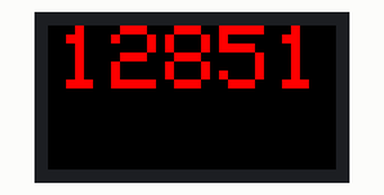
Simulated run of this sketch. Board: Arduino Uno, built with avr-gcc and run on an emulated ATmega328P. Parts: 32×16 colour display.

Above: at 1.6 s.
At 2.7 s:
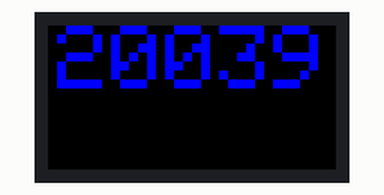

The sketch:

text.ino
```cpp
#include <Adafruit_GFX.h>
#include <RGBmatrixPanel.h>

// Matrix
#define CLK 8
#define LAT A3
#define OE 9
#define A A0
#define B A1
#define C A2
RGBmatrixPanel matrix(A, B, C, CLK, LAT, OE, false);
// 0 index
int width = 31;
int height = 15;
int speed = 25;
#define BLUE 0, 0, 7
#define RED 7, 0, 0
#define GREEN 0, 7, 0
#define WHITE 7, 7, 7
#define BLACK 0, 0, 0

// makes every pixel black
void clear_matrix()
{
    for(int i = 0; i < width; i ++)
        for(int j = 0; j < height; j ++)
            matrix.drawPixel(i, j, matrix.Color333(BLACK));
}

// cycles every single led through r,g,b then turns off
void pixel_test()
{
    for(int x = 0; x <= width; x ++)
        for(int y = 0; y <= height; y ++)
        {
            matrix.drawPixel(x, y, matrix.Color333(RED));
            delay(speed);
            matrix.drawPixel(x, y, matrix.Color333(GREEN));
            delay(speed);
            matrix.drawPixel(x, y, matrix.Color333(BLUE));
            delay(speed);
            matrix.drawPixel(x, y, matrix.Color333(BLACK));
        }
}

// displays the word 'test'
void text_test()
{
    matrix.setCursor(1, 0);
    matrix.setTextSize(1);

    matrix.setTextColor(matrix.Color333(7, 0, 0));
    matrix.print('123');

    delay(1000);
    clear_matrix();

    matrix.setTextColor(matrix.Color333(BLUE));
    matrix.setCursor(1, 0);
    matrix.setTextSize(1);
    matrix.print('TESTING');

    delay(500);
    clear_matrix();
}

void setup()
{
  matrix.begin();
  text_test();
}

void loop()
{
    text_test();
}
```

Measured:
- what the display in image 0 shows lasts 1.0 s, from 1.6 s to 2.6 s
- what the display in image 1 shows lasts 0.5 s, from 2.6 s to 3.1 s
